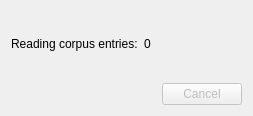
<?xml version="1.0" encoding="UTF-8"?>
<ui version="4.0">
 <class>OpenProgressDialog</class>
 <widget class="QDialog" name="OpenProgressDialog">
  <property name="windowModality">
   <enum>Qt::WindowModal</enum>
  </property>
  <property name="geometry">
   <rect>
    <x>0</x>
    <y>0</y>
    <width>253</width>
    <height>116</height>
   </rect>
  </property>
  <property name="windowTitle">
   <string>Opening corpus...</string>
  </property>
  <property name="modal">
   <bool>true</bool>
  </property>
  <layout class="QVBoxLayout" name="verticalLayout">
   <item>
    <layout class="QHBoxLayout" name="horizontalLayout">
     <item>
      <widget class="QLabel" name="label">
       <property name="text">
        <string>Reading corpus entries:</string>
       </property>
      </widget>
     </item>
     <item>
      <widget class="QLabel" name="nEntriesLabel">
       <property name="text">
        <string>0</string>
       </property>
      </widget>
     </item>
    </layout>
   </item>
   <item>
    <widget class="QDialogButtonBox" name="buttonBox">
     <property name="enabled">
      <bool>false</bool>
     </property>
     <property name="orientation">
      <enum>Qt::Horizontal</enum>
     </property>
     <property name="standardButtons">
      <set>QDialogButtonBox::Cancel</set>
     </property>
    </widget>
   </item>
  </layout>
 </widget>
 <resources/>
 <connections>
  <connection>
   <sender>buttonBox</sender>
   <signal>accepted()</signal>
   <receiver>OpenProgressDialog</receiver>
   <slot>accept()</slot>
   <hints>
    <hint type="sourcelabel">
     <x>248</x>
     <y>254</y>
    </hint>
    <hint type="destinationlabel">
     <x>157</x>
     <y>274</y>
    </hint>
   </hints>
  </connection>
  <connection>
   <sender>buttonBox</sender>
   <signal>rejected()</signal>
   <receiver>OpenProgressDialog</receiver>
   <slot>reject()</slot>
   <hints>
    <hint type="sourcelabel">
     <x>316</x>
     <y>260</y>
    </hint>
    <hint type="destinationlabel">
     <x>286</x>
     <y>274</y>
    </hint>
   </hints>
  </connection>
 </connections>
</ui>
